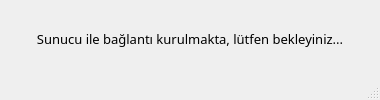
<?xml version="1.0" encoding="UTF-8"?>
<ui version="4.0">
 <class>MainWindow</class>
 <widget class="QMainWindow" name="MainWindow">
  <property name="geometry">
   <rect>
    <x>0</x>
    <y>0</y>
    <width>380</width>
    <height>100</height>
   </rect>
  </property>
  <property name="minimumSize">
   <size>
    <width>380</width>
    <height>100</height>
   </size>
  </property>
  <property name="maximumSize">
   <size>
    <width>380</width>
    <height>100</height>
   </size>
  </property>
  <property name="mouseTracking">
   <bool>false</bool>
  </property>
  <property name="windowTitle">
   <string>MainWindow</string>
  </property>
  <widget class="QWidget" name="centralwidget">
   <layout class="QVBoxLayout" name="verticalLayout">
    <item>
     <widget class="QLabel" name="label">
      <property name="font">
       <font>
        <family>Source Sans Pro</family>
        <pointsize>10</pointsize>
       </font>
      </property>
      <property name="text">
       <string>Sunucu ile bağlantı kurulmakta, lütfen bekleyiniz...</string>
      </property>
      <property name="alignment">
       <set>Qt::AlignCenter</set>
      </property>
     </widget>
    </item>
   </layout>
  </widget>
  <widget class="QMenuBar" name="menubar">
   <property name="geometry">
    <rect>
     <x>0</x>
     <y>0</y>
     <width>380</width>
     <height>26</height>
    </rect>
   </property>
  </widget>
  <widget class="QStatusBar" name="statusbar"/>
 </widget>
 <resources/>
 <connections/>
</ui>
